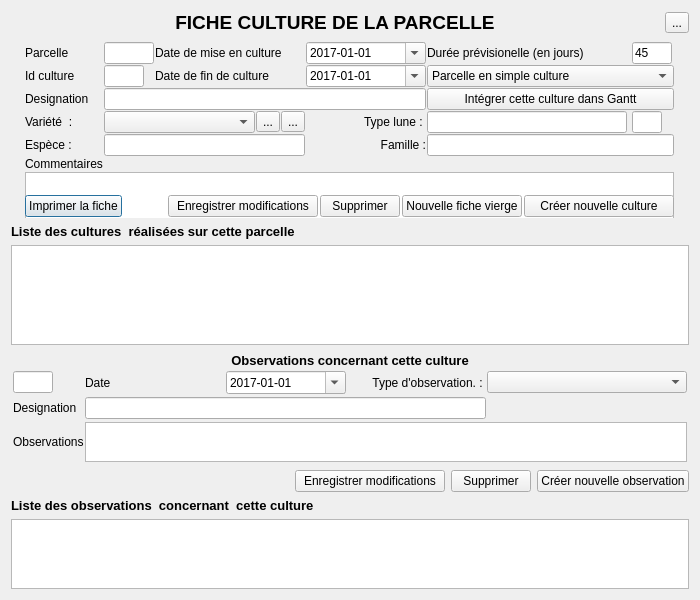
<?xml version="1.0" encoding="UTF-8"?>
<ui version="4.0">
 <class>Cultures</class>
 <widget class="QDialog" name="Cultures">
  <property name="geometry">
   <rect>
    <x>0</x>
    <y>0</y>
    <width>700</width>
    <height>600</height>
   </rect>
  </property>
  <property name="minimumSize">
   <size>
    <width>700</width>
    <height>600</height>
   </size>
  </property>
  <property name="maximumSize">
   <size>
    <width>750</width>
    <height>800</height>
   </size>
  </property>
  <property name="windowTitle">
   <string>FICHE CULTURE</string>
  </property>
  <property name="windowIcon">
   <iconset resource="../openjardin.qrc">
    <normaloff>:/images/icones/champ.png</normaloff>:/images/icones/champ.png</iconset>
  </property>
  <property name="autoFillBackground">
   <bool>true</bool>
  </property>
  <layout class="QHBoxLayout" name="horizontalLayout_8">
   <item>
    <layout class="QVBoxLayout" name="verticalLayout">
     <item>
      <layout class="QHBoxLayout" name="horizontalLayout_3">
       <item>
        <widget class="QLabel" name="label_9">
         <property name="font">
          <font>
           <pointsize>14</pointsize>
           <weight>75</weight>
           <bold>true</bold>
          </font>
         </property>
         <property name="text">
          <string>FICHE CULTURE DE LA PARCELLE</string>
         </property>
         <property name="alignment">
          <set>Qt::AlignCenter</set>
         </property>
        </widget>
       </item>
       <item>
        <widget class="QToolButton" name="toolButton">
         <property name="text">
          <string>...</string>
         </property>
         <property name="icon">
          <iconset resource="../openjardin.qrc">
           <normaloff>:/images/icones/quitter.png</normaloff>:/images/icones/quitter.png</iconset>
         </property>
         <property name="iconSize">
          <size>
           <width>24</width>
           <height>24</height>
          </size>
         </property>
        </widget>
       </item>
      </layout>
     </item>
     <item>
      <layout class="QVBoxLayout" name="verticalLayout_5">
       <item>
        <widget class="QFrame" name="frame_3">
         <property name="frameShape">
          <enum>QFrame::NoFrame</enum>
         </property>
         <property name="frameShadow">
          <enum>QFrame::Raised</enum>
         </property>
         <property name="lineWidth">
          <number>2</number>
         </property>
         <layout class="QHBoxLayout" name="horizontalLayout_6">
          <property name="spacing">
           <number>2</number>
          </property>
          <property name="leftMargin">
           <number>2</number>
          </property>
          <property name="topMargin">
           <number>2</number>
          </property>
          <property name="rightMargin">
           <number>2</number>
          </property>
          <property name="bottomMargin">
           <number>2</number>
          </property>
          <item>
           <layout class="QGridLayout" name="gridLayout">
            <property name="spacing">
             <number>1</number>
            </property>
            <item row="4" column="3">
             <widget class="QLabel" name="label_7">
              <property name="maximumSize">
               <size>
                <width>120</width>
                <height>30</height>
               </size>
              </property>
              <property name="text">
               <string>Type lune : </string>
              </property>
              <property name="alignment">
               <set>Qt::AlignRight|Qt::AlignTrailing|Qt::AlignVCenter</set>
              </property>
             </widget>
            </item>
            <item row="1" column="2">
             <widget class="QLabel" name="label_3">
              <property name="text">
               <string>Date de fin de culture</string>
              </property>
             </widget>
            </item>
            <item row="1" column="0">
             <widget class="QLabel" name="label_10">
              <property name="text">
               <string>Id culture</string>
              </property>
             </widget>
            </item>
            <item row="1" column="3">
             <widget class="QDateEdit" name="dateEdit_fin_culture">
              <property name="maximumSize">
               <size>
                <width>120</width>
                <height>16777215</height>
               </size>
              </property>
              <property name="inputMethodHints">
               <set>Qt::ImhFormattedNumbersOnly</set>
              </property>
              <property name="dateTime">
               <datetime>
                <hour>0</hour>
                <minute>0</minute>
                <second>0</second>
                <year>2017</year>
                <month>1</month>
                <day>1</day>
               </datetime>
              </property>
              <property name="displayFormat">
               <string>yyyy-MM-dd</string>
              </property>
              <property name="calendarPopup">
               <bool>true</bool>
              </property>
             </widget>
            </item>
            <item row="4" column="1" colspan="2">
             <layout class="QHBoxLayout" name="horizontalLayout_7">
              <item>
               <layout class="QHBoxLayout" name="horizontalLayout_5">
                <item>
                 <widget class="QComboBox" name="comboBox_plante"/>
                </item>
                <item>
                 <widget class="QToolButton" name="toolButton_FichePlantes">
                  <property name="toolTip">
                   <string>Visualiser la fiche de la variété</string>
                  </property>
                  <property name="text">
                   <string>...</string>
                  </property>
                  <property name="icon">
                   <iconset resource="../openjardin.qrc">
                    <normaloff>:/images/variete.png</normaloff>:/images/variete.png</iconset>
                  </property>
                  <property name="iconSize">
                   <size>
                    <width>20</width>
                    <height>20</height>
                   </size>
                  </property>
                 </widget>
                </item>
               </layout>
              </item>
              <item>
               <widget class="QToolButton" name="toolButton_NouvellePlante">
                <property name="toolTip">
                 <string>Ajouter une nouvelle variété</string>
                </property>
                <property name="text">
                 <string>...</string>
                </property>
                <property name="icon">
                 <iconset resource="../openjardin.qrc">
                  <normaloff>:/images/add_48.png</normaloff>:/images/add_48.png</iconset>
                </property>
                <property name="iconSize">
                 <size>
                  <width>20</width>
                  <height>20</height>
                 </size>
                </property>
               </widget>
              </item>
             </layout>
            </item>
            <item row="10" column="0" colspan="6">
             <widget class="QPlainTextEdit" name="plainTextEdit_commentaires">
              <property name="minimumSize">
               <size>
                <width>0</width>
                <height>80</height>
               </size>
              </property>
              <property name="maximumSize">
               <size>
                <width>16777215</width>
                <height>100</height>
               </size>
              </property>
             </widget>
            </item>
            <item row="11" column="0" colspan="6">
             <layout class="QHBoxLayout" name="horizontalLayout">
              <property name="spacing">
               <number>2</number>
              </property>
              <item>
               <widget class="QPushButton" name="pushButton_print_fiche">
                <property name="text">
                 <string>Imprimer la fiche</string>
                </property>
               </widget>
              </item>
              <item>
               <spacer name="horizontalSpacer">
                <property name="orientation">
                 <enum>Qt::Horizontal</enum>
                </property>
                <property name="sizeHint" stdset="0">
                 <size>
                  <width>40</width>
                  <height>20</height>
                 </size>
                </property>
               </spacer>
              </item>
              <item>
               <widget class="QPushButton" name="pushButton_modifier">
                <property name="minimumSize">
                 <size>
                  <width>150</width>
                  <height>0</height>
                 </size>
                </property>
                <property name="maximumSize">
                 <size>
                  <width>200</width>
                  <height>16777215</height>
                 </size>
                </property>
                <property name="text">
                 <string>Enregistrer modifications</string>
                </property>
               </widget>
              </item>
              <item>
               <widget class="QPushButton" name="pushButton_supprimer_culture">
                <property name="text">
                 <string>Supprimer</string>
                </property>
               </widget>
              </item>
              <item>
               <widget class="QPushButton" name="pushButton_nouvelleOperation">
                <property name="text">
                 <string>Nouvelle fiche vierge</string>
                </property>
               </widget>
              </item>
              <item>
               <widget class="QPushButton" name="pushButton_validerData">
                <property name="minimumSize">
                 <size>
                  <width>150</width>
                  <height>0</height>
                 </size>
                </property>
                <property name="maximumSize">
                 <size>
                  <width>200</width>
                  <height>16777215</height>
                 </size>
                </property>
                <property name="text">
                 <string>Créer nouvelle culture</string>
                </property>
               </widget>
              </item>
             </layout>
            </item>
            <item row="7" column="4" colspan="2">
             <widget class="QLineEdit" name="lineEdit_Fiche_culture_famille">
              <property name="readOnly">
               <bool>true</bool>
              </property>
             </widget>
            </item>
            <item row="0" column="5">
             <widget class="QLineEdit" name="lineEdit_duree">
              <property name="maximumSize">
               <size>
                <width>40</width>
                <height>16777215</height>
               </size>
              </property>
              <property name="text">
               <string>45</string>
              </property>
             </widget>
            </item>
            <item row="2" column="1" colspan="3">
             <widget class="QLineEdit" name="lineEditDesignation"/>
            </item>
            <item row="7" column="1" colspan="2">
             <widget class="QLineEdit" name="lineEdit_Fiche_culture_espece">
              <property name="readOnly">
               <bool>true</bool>
              </property>
             </widget>
            </item>
            <item row="0" column="2">
             <widget class="QLabel" name="label_4">
              <property name="maximumSize">
               <size>
                <width>150</width>
                <height>16777215</height>
               </size>
              </property>
              <property name="text">
               <string>Date de mise en culture </string>
              </property>
             </widget>
            </item>
            <item row="1" column="1">
             <widget class="QLineEdit" name="lineEdit_id_cultures">
              <property name="maximumSize">
               <size>
                <width>40</width>
                <height>16777215</height>
               </size>
              </property>
              <property name="readOnly">
               <bool>true</bool>
              </property>
             </widget>
            </item>
            <item row="4" column="5">
             <widget class="QLineEdit" name="lineEditTypeLune">
              <property name="maximumSize">
               <size>
                <width>30</width>
                <height>16777215</height>
               </size>
              </property>
              <property name="acceptDrops">
               <bool>false</bool>
              </property>
              <property name="readOnly">
               <bool>true</bool>
              </property>
             </widget>
            </item>
            <item row="4" column="4">
             <widget class="QLineEdit" name="lineEditDesign_Lune">
              <property name="maximumSize">
               <size>
                <width>200</width>
                <height>16777215</height>
               </size>
              </property>
              <property name="readOnly">
               <bool>true</bool>
              </property>
             </widget>
            </item>
            <item row="9" column="0">
             <widget class="QLabel" name="label_16">
              <property name="maximumSize">
               <size>
                <width>16777215</width>
                <height>20</height>
               </size>
              </property>
              <property name="text">
               <string>Commentaires</string>
              </property>
             </widget>
            </item>
            <item row="2" column="0">
             <widget class="QLabel" name="label_2">
              <property name="text">
               <string>Designation</string>
              </property>
             </widget>
            </item>
            <item row="0" column="1">
             <widget class="QLineEdit" name="lineEditIdParcelle">
              <property name="maximumSize">
               <size>
                <width>50</width>
                <height>16777215</height>
               </size>
              </property>
              <property name="dragEnabled">
               <bool>false</bool>
              </property>
              <property name="readOnly">
               <bool>true</bool>
              </property>
             </widget>
            </item>
            <item row="0" column="4">
             <widget class="QLabel" name="label_17">
              <property name="maximumSize">
               <size>
                <width>180</width>
                <height>16777215</height>
               </size>
              </property>
              <property name="text">
               <string>Durée prévisionelle (en jours)</string>
              </property>
             </widget>
            </item>
            <item row="7" column="0">
             <widget class="QLabel" name="label_18">
              <property name="text">
               <string>Espèce :</string>
              </property>
             </widget>
            </item>
            <item row="0" column="0">
             <widget class="QLabel" name="label">
              <property name="maximumSize">
               <size>
                <width>50</width>
                <height>16777215</height>
               </size>
              </property>
              <property name="text">
               <string>Parcelle</string>
              </property>
             </widget>
            </item>
            <item row="7" column="3">
             <widget class="QLabel" name="label_19">
              <property name="text">
               <string>Famille :</string>
              </property>
              <property name="alignment">
               <set>Qt::AlignRight|Qt::AlignTrailing|Qt::AlignVCenter</set>
              </property>
             </widget>
            </item>
            <item row="1" column="4" colspan="2">
             <widget class="QComboBox" name="comboBox_etat_culture">
              <item>
               <property name="text">
                <string>Parcelle en simple culture </string>
               </property>
              </item>
              <item>
               <property name="text">
                <string>Parcelle en double culture (ligne haute)</string>
               </property>
              </item>
              <item>
               <property name="text">
                <string>Parcelle en double culture (ligne basse)</string>
               </property>
              </item>
              <item>
               <property name="text">
                <string>Parcelle en attente</string>
               </property>
              </item>
             </widget>
            </item>
            <item row="4" column="0">
             <widget class="QLabel" name="label_6">
              <property name="maximumSize">
               <size>
                <width>50</width>
                <height>30</height>
               </size>
              </property>
              <property name="cursor">
               <cursorShape>CrossCursor</cursorShape>
              </property>
              <property name="lineWidth">
               <number>9</number>
              </property>
              <property name="text">
               <string>Variété  : </string>
              </property>
             </widget>
            </item>
            <item row="0" column="3">
             <widget class="QDateEdit" name="dateEdit">
              <property name="maximumSize">
               <size>
                <width>120</width>
                <height>16777215</height>
               </size>
              </property>
              <property name="inputMethodHints">
               <set>Qt::ImhFormattedNumbersOnly</set>
              </property>
              <property name="dateTime">
               <datetime>
                <hour>0</hour>
                <minute>0</minute>
                <second>0</second>
                <year>2017</year>
                <month>1</month>
                <day>1</day>
               </datetime>
              </property>
              <property name="displayFormat">
               <string>yyyy-MM-dd</string>
              </property>
              <property name="calendarPopup">
               <bool>true</bool>
              </property>
             </widget>
            </item>
            <item row="2" column="4" colspan="2">
             <widget class="QPushButton" name="pushButton_Gantt">
              <property name="text">
               <string>Intégrer cette culture dans Gantt</string>
              </property>
             </widget>
            </item>
           </layout>
          </item>
         </layout>
        </widget>
       </item>
       <item>
        <layout class="QVBoxLayout" name="verticalLayout_3">
         <item>
          <widget class="QLabel" name="label_8">
           <property name="maximumSize">
            <size>
             <width>16777215</width>
             <height>30</height>
            </size>
           </property>
           <property name="font">
            <font>
             <pointsize>10</pointsize>
             <weight>75</weight>
             <bold>true</bold>
            </font>
           </property>
           <property name="text">
            <string>Liste des cultures  réalisées sur cette parcelle</string>
           </property>
          </widget>
         </item>
         <item>
          <widget class="QTableView" name="tableViewCultures">
           <property name="minimumSize">
            <size>
             <width>0</width>
             <height>100</height>
            </size>
           </property>
           <property name="maximumSize">
            <size>
             <width>16777215</width>
             <height>150</height>
            </size>
           </property>
          </widget>
         </item>
        </layout>
       </item>
       <item>
        <layout class="QVBoxLayout" name="verticalLayout_2">
         <item>
          <widget class="QFrame" name="frame_2">
           <property name="frameShape">
            <enum>QFrame::NoFrame</enum>
           </property>
           <property name="frameShadow">
            <enum>QFrame::Raised</enum>
           </property>
           <property name="lineWidth">
            <number>2</number>
           </property>
           <layout class="QHBoxLayout" name="horizontalLayout_4">
            <property name="spacing">
             <number>2</number>
            </property>
            <property name="leftMargin">
             <number>2</number>
            </property>
            <property name="topMargin">
             <number>2</number>
            </property>
            <property name="rightMargin">
             <number>2</number>
            </property>
            <property name="bottomMargin">
             <number>2</number>
            </property>
            <item>
             <layout class="QGridLayout" name="gridLayout_3">
              <property name="horizontalSpacing">
               <number>1</number>
              </property>
              <property name="verticalSpacing">
               <number>3</number>
              </property>
              <item row="0" column="0" colspan="5">
               <widget class="QLabel" name="label_20">
                <property name="maximumSize">
                 <size>
                  <width>16777215</width>
                  <height>20</height>
                 </size>
                </property>
                <property name="font">
                 <font>
                  <pointsize>10</pointsize>
                  <weight>75</weight>
                  <bold>true</bold>
                 </font>
                </property>
                <property name="text">
                 <string>Observations concernant cette culture</string>
                </property>
                <property name="alignment">
                 <set>Qt::AlignCenter</set>
                </property>
               </widget>
              </item>
              <item row="3" column="1" colspan="4">
               <widget class="QPlainTextEdit" name="plainTextEdit_observations_taches">
                <property name="minimumSize">
                 <size>
                  <width>0</width>
                  <height>40</height>
                 </size>
                </property>
                <property name="maximumSize">
                 <size>
                  <width>16777215</width>
                  <height>50</height>
                 </size>
                </property>
               </widget>
              </item>
              <item row="3" column="0">
               <widget class="QLabel" name="label_22">
                <property name="maximumSize">
                 <size>
                  <width>16777215</width>
                  <height>20</height>
                 </size>
                </property>
                <property name="text">
                 <string>Observations</string>
                </property>
               </widget>
              </item>
              <item row="2" column="1" colspan="3">
               <widget class="QLineEdit" name="lineEdit_designation_tache"/>
              </item>
              <item row="1" column="4">
               <widget class="QComboBox" name="comboBox_type_tache">
                <property name="minimumSize">
                 <size>
                  <width>200</width>
                  <height>0</height>
                 </size>
                </property>
               </widget>
              </item>
              <item row="1" column="1">
               <widget class="QLabel" name="label_21">
                <property name="text">
                 <string>Date</string>
                </property>
               </widget>
              </item>
              <item row="1" column="3">
               <widget class="QLabel" name="label_15">
                <property name="layoutDirection">
                 <enum>Qt::LeftToRight</enum>
                </property>
                <property name="text">
                 <string>Type d'observation. : </string>
                </property>
                <property name="alignment">
                 <set>Qt::AlignRight|Qt::AlignTrailing|Qt::AlignVCenter</set>
                </property>
               </widget>
              </item>
              <item row="1" column="2">
               <widget class="QDateEdit" name="dateEdit_tache">
                <property name="maximumSize">
                 <size>
                  <width>120</width>
                  <height>16777215</height>
                 </size>
                </property>
                <property name="inputMethodHints">
                 <set>Qt::ImhFormattedNumbersOnly</set>
                </property>
                <property name="dateTime">
                 <datetime>
                  <hour>0</hour>
                  <minute>0</minute>
                  <second>0</second>
                  <year>2017</year>
                  <month>1</month>
                  <day>1</day>
                 </datetime>
                </property>
                <property name="displayFormat">
                 <string>yyyy-MM-dd</string>
                </property>
                <property name="calendarPopup">
                 <bool>true</bool>
                </property>
               </widget>
              </item>
              <item row="2" column="0">
               <widget class="QLabel" name="label_5">
                <property name="text">
                 <string>Designation</string>
                </property>
               </widget>
              </item>
              <item row="1" column="0">
               <widget class="QLineEdit" name="lineEdit_id_tache">
                <property name="minimumSize">
                 <size>
                  <width>30</width>
                  <height>0</height>
                 </size>
                </property>
                <property name="maximumSize">
                 <size>
                  <width>40</width>
                  <height>16777215</height>
                 </size>
                </property>
                <property name="readOnly">
                 <bool>true</bool>
                </property>
               </widget>
              </item>
             </layout>
            </item>
           </layout>
          </widget>
         </item>
         <item>
          <layout class="QHBoxLayout" name="horizontalLayout_2">
           <item>
            <spacer name="horizontalSpacer_2">
             <property name="orientation">
              <enum>Qt::Horizontal</enum>
             </property>
             <property name="sizeHint" stdset="0">
              <size>
               <width>40</width>
               <height>20</height>
              </size>
             </property>
            </spacer>
           </item>
           <item>
            <widget class="QPushButton" name="pushButton_modifier_tache">
             <property name="minimumSize">
              <size>
               <width>150</width>
               <height>0</height>
              </size>
             </property>
             <property name="maximumSize">
              <size>
               <width>200</width>
               <height>16777215</height>
              </size>
             </property>
             <property name="text">
              <string>Enregistrer modifications</string>
             </property>
            </widget>
           </item>
           <item>
            <widget class="QPushButton" name="pushButton_supprimer_tache">
             <property name="text">
              <string>Supprimer</string>
             </property>
            </widget>
           </item>
           <item>
            <widget class="QPushButton" name="pushButton_creer_tache">
             <property name="minimumSize">
              <size>
               <width>150</width>
               <height>0</height>
              </size>
             </property>
             <property name="maximumSize">
              <size>
               <width>200</width>
               <height>16777215</height>
              </size>
             </property>
             <property name="text">
              <string>Créer nouvelle observation</string>
             </property>
            </widget>
           </item>
          </layout>
         </item>
        </layout>
       </item>
       <item>
        <layout class="QVBoxLayout" name="verticalLayout_4">
         <property name="sizeConstraint">
          <enum>QLayout::SetDefaultConstraint</enum>
         </property>
         <item>
          <widget class="QLabel" name="label_14">
           <property name="maximumSize">
            <size>
             <width>16777215</width>
             <height>30</height>
            </size>
           </property>
           <property name="font">
            <font>
             <pointsize>10</pointsize>
             <weight>75</weight>
             <bold>true</bold>
            </font>
           </property>
           <property name="text">
            <string>Liste des observations  concernant  cette culture</string>
           </property>
          </widget>
         </item>
         <item>
          <widget class="QTableView" name="tableView_taches">
           <property name="minimumSize">
            <size>
             <width>0</width>
             <height>70</height>
            </size>
           </property>
           <property name="maximumSize">
            <size>
             <width>16777215</width>
             <height>200</height>
            </size>
           </property>
          </widget>
         </item>
        </layout>
       </item>
      </layout>
     </item>
    </layout>
   </item>
  </layout>
 </widget>
 <resources>
  <include location="../openjardin.qrc"/>
 </resources>
 <connections/>
</ui>
